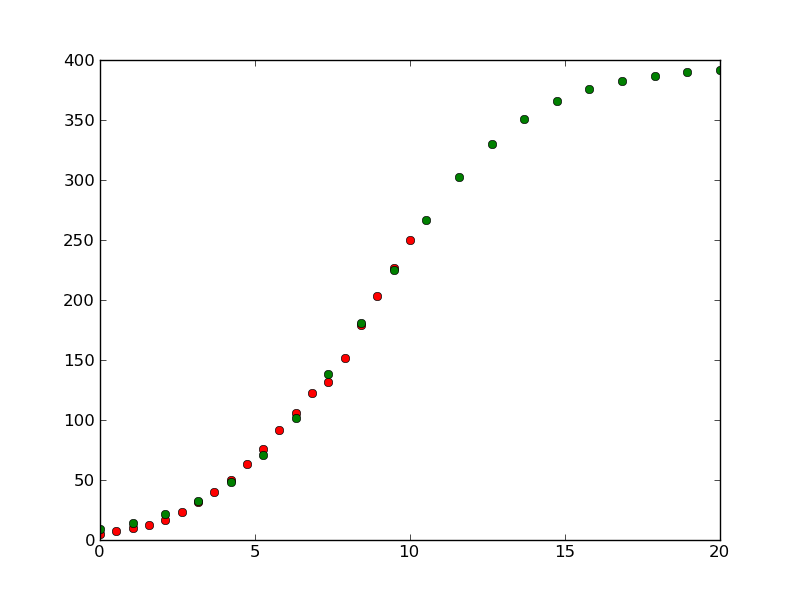

This figure's Python source:
import numpy as np
from scipy import optimize
import matplotlib.pyplot as plt

def f(t,A,k,K):
    return K / (1+A*np.exp(-k*t))    

def resid(p, y, t):
    A,k,K = p
    return y - f(t,A,k,K)

if __name__ == '__main__':
    t, x1 = np.loadtxt('us.txt', unpack=True)
    print len(t)
    t = np.linspace(0,10,len(t))
    
    A0,k0,K0 = 1, 1, 1
    [A,k,K], flag  = optimize.leastsq(resid, [A0,k0,K0], args=(x1, t))

    print "flag",flag
    print "A", A
    print "k",k
    print "K",K
        
    plt.plot(t, x1, 'ro')
    plt.hold(True)            
    t = np.linspace(0,20,len(t))    
    plt.plot(t, f(t,A,k,K), 'go')    
    
    plt.show()
